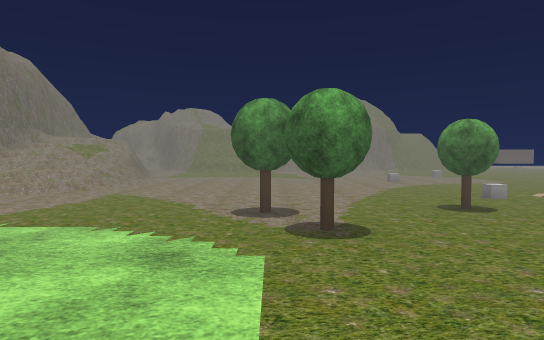
[1] (above)

24 first-person views from a walk through a 3-D level made in the Unity game engine. The camera is 1.3 m above the floor, tilts 2° down and sees 75° across. The floor is counted in squares, 2 m on a side. Each view is taken from the middle of a square. On the plan, view 1 faces up. The plan holds only what a view shows up to about 10 squares ahead; the rest is blank. The place goes on beyond the plan. Some trees and plants on the terrain are drawn as simple stand-ins. The player character is not drawn. Some animated figures are left out. Some surface patterns are stand-ins.

[2]
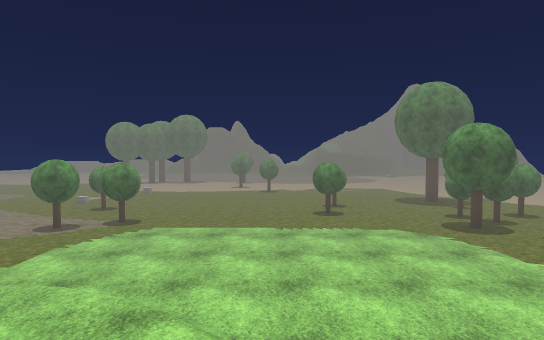

[3]
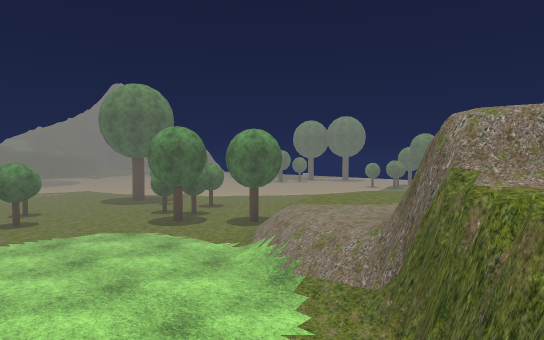

[4]
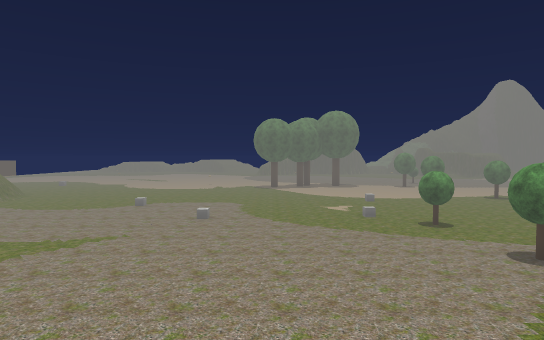

[5]
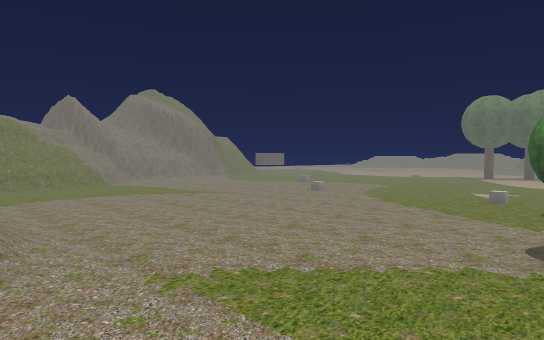

[6]
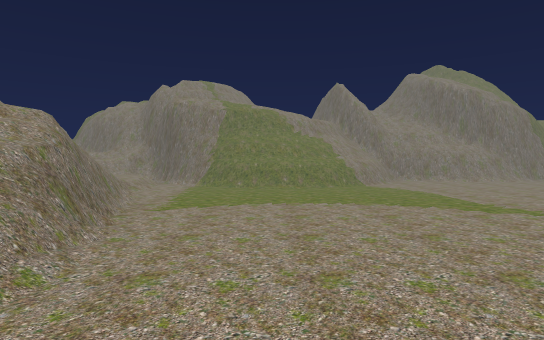

[7]
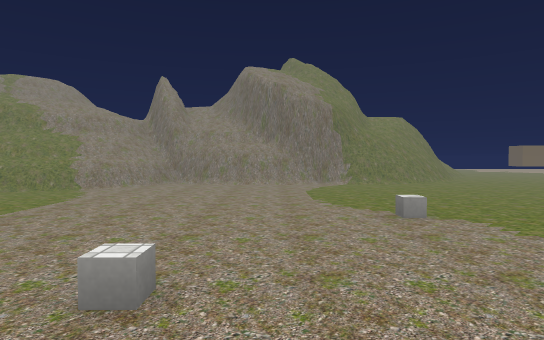

[8]
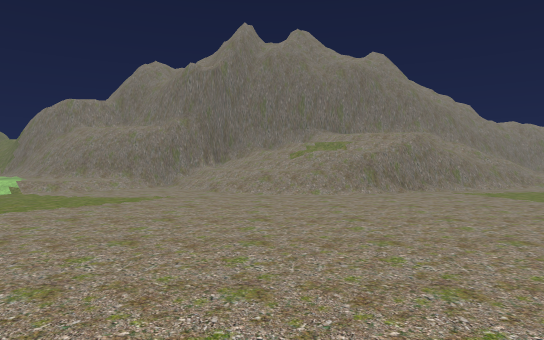

[9]
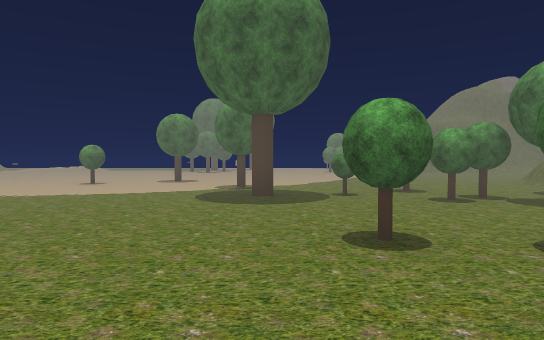

[10]
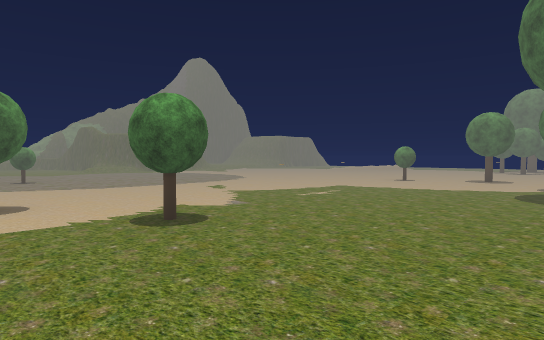

[11]
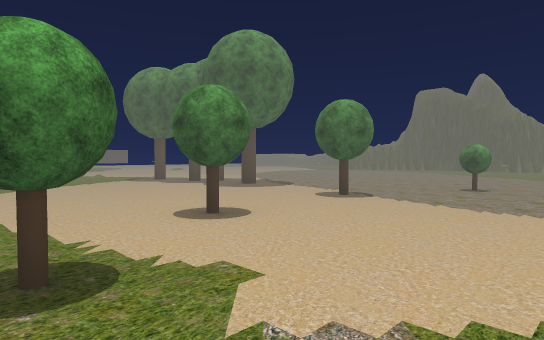

[12]
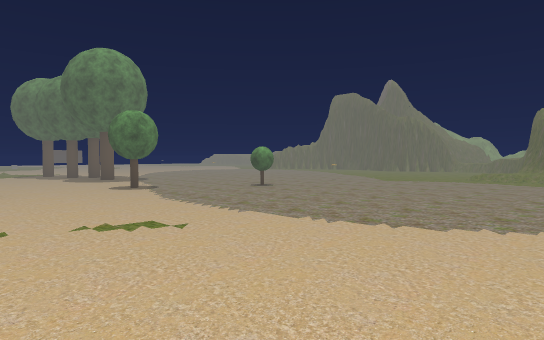

[13]
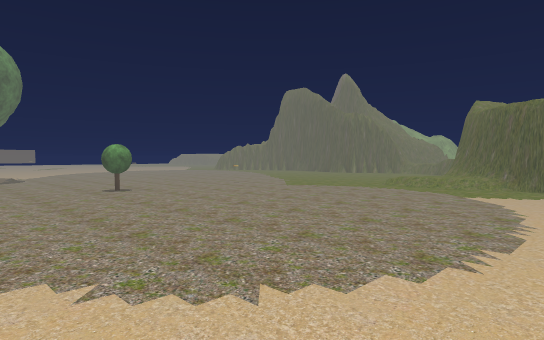

[14]
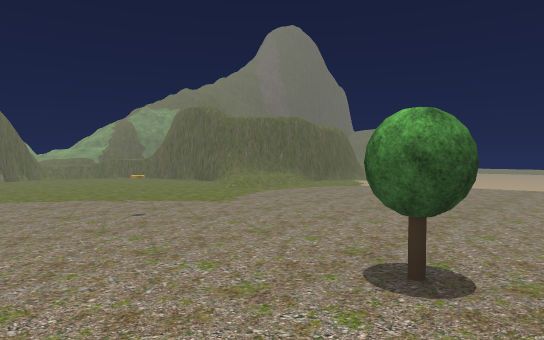

[15]
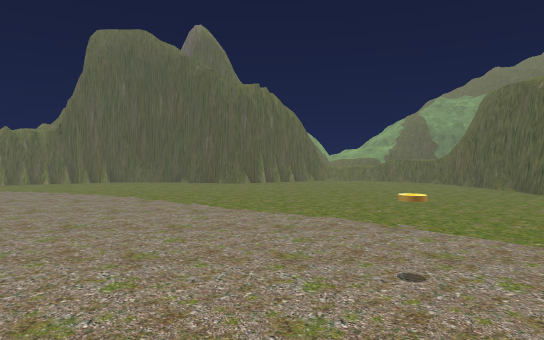

[16]
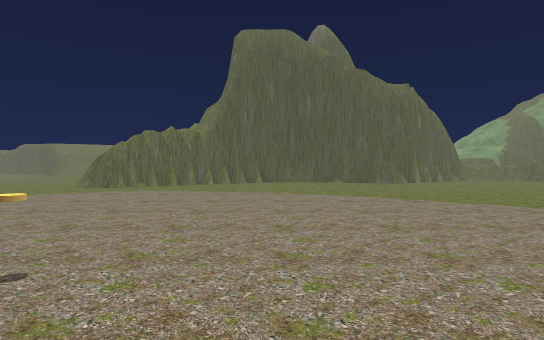

[17]
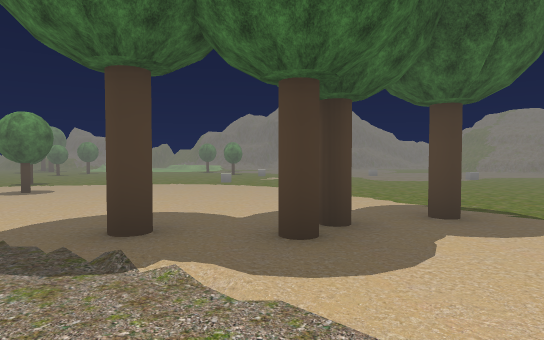

[18]
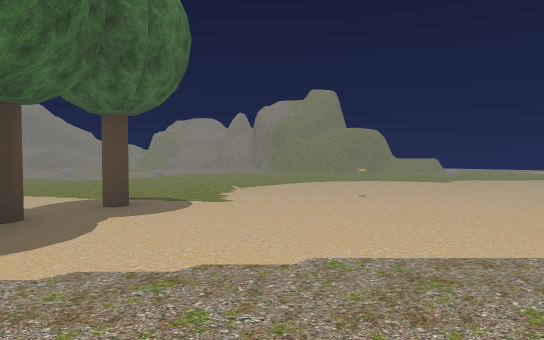

[19]
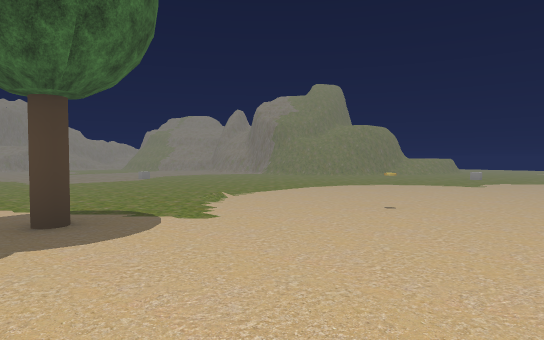

[20]
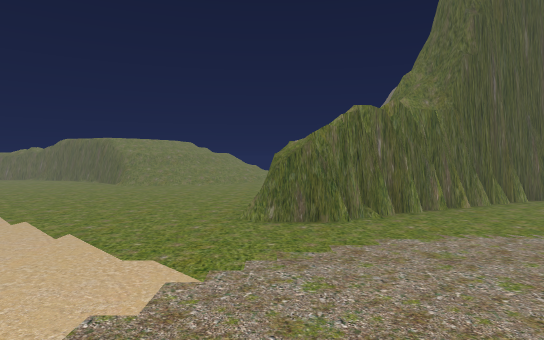

[21]
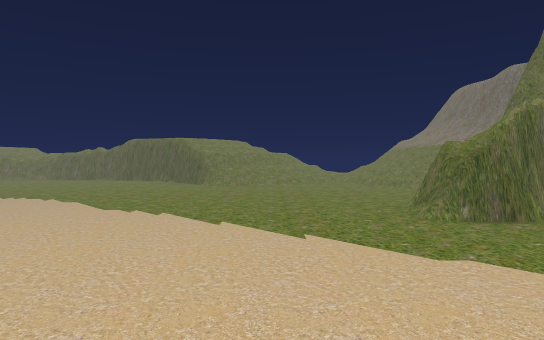

[22]
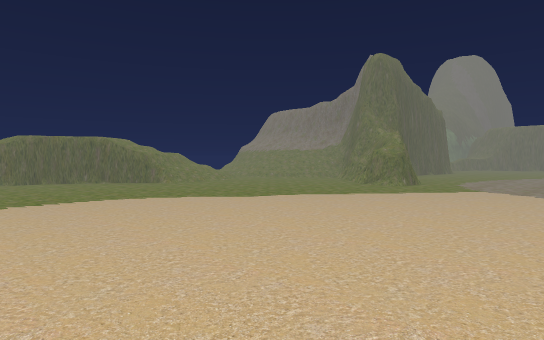

[23]
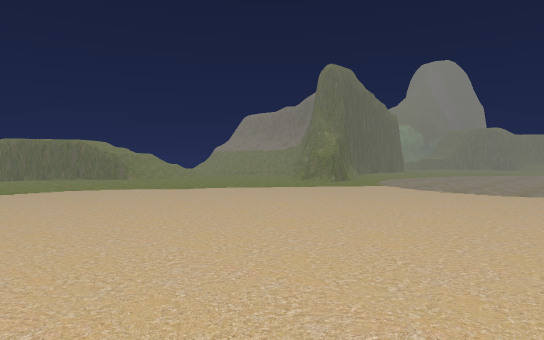

[24]
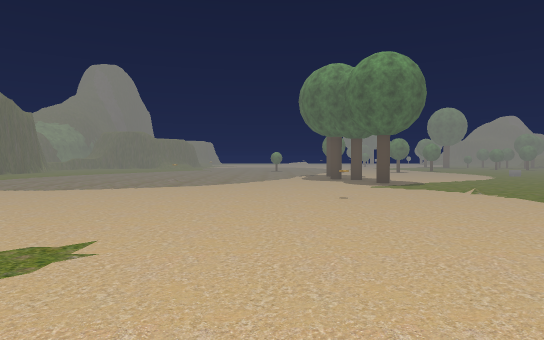

### Floor plan
Key: @ floor where view 1 was taken; # wall or solid block; . main floor; : floor 0.5 m higher than the main floor; + floor 1.25 m higher than the main floor; * floor 2.5 m higher than the main floor; / step, stairs or slope; = window, fence, low wall or low ledge; ^ raised ledge; C cube; T tree; I coin; O other object.
Columns run from 7 left of view 1 to 30 right of it. Each row starts with its distance up from view 1.
 17 ==##    ^######........  .......  ....
 16 #//####^=............... .............
 15 # //^^^=.............................#
 14 #//.................................##
 13 #//.................................=/
 12 #///.........C.....................///
 11 #/*#.................O.............///
 10 #//=......C.........................//
  9 ##//...........................#...///
  8 ##//...............T...........## ////
  7  #//................T...........#  ///
  6  ##........C........T....I......## =/#
  5   #/.....T....O.....T............# ###
  4   #/...T............... .........#
  3  ##:...T.........................#
  2  #/:...............T.............#
  1 ##//............T................#
  0 / /....@......T.......T..I.......#
 -1   .......T.......................^
 -2 #/........T......................^
 -3 ##///......................//...^^
 -4   ////.TT..................//####
 -5   /++/T.T.TT.............../##
 -6    ++/..T..................##
 -7    /+=......T..... .....
 -8     //.. .....TT..    ..

Positions as (right, up) in squares from view 1, and headings:
1: (0, 0), facing up
2: (-7, 0), facing right
3: (-7, 0), facing down-right
4: (-5, 8), facing right
5: (-4, 4), facing up-right
6: (-2, 7), facing up
7: (4, 8), facing up
8: (3, 8), facing left
9: (4, 1), facing down
10: (4, 2), facing down-right
11: (7, -2), facing up-right
12: (9, -6), facing up-right
13: (12, -7), facing up-right
14: (14, 2), facing down-right
15: (16, 1), facing right
16: (16, 5), facing right
17: (16, 6), facing left
18: (17, 6), facing up-left
19: (16, 7), facing up-left
20: (20, 9), facing right
21: (20, 11), facing right
22: (20, 17), facing down-right
23: (18, 17), facing down-right
24: (15, 17), facing down
